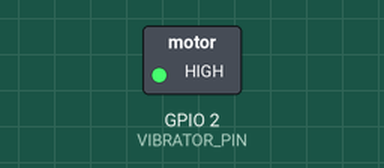
Recording of a sketch running on a simulated ESP32. Parts: switched loads named in the sketch (green lamp = pin HIGH). What the sketch prints to the serial monitor is not drawn.

Above: at 0.1 s.
At 1.1 s:
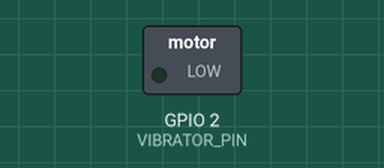
Timing chart, 0 to 2.6 s (numbered marks = the images above):
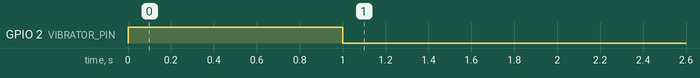

The sketch:

Sender.ino
```cpp
#include <WiFi.h>
#include <esp_wifi.h>

#define VIBRATOR_PIN 2

void setup() {
  Serial.begin(115200);
  pinMode(VIBRATOR_PIN, OUTPUT);

  // Set to Station mode to access the radio hardware
  WiFi.mode(WIFI_STA);
  WiFi.STA.begin();

  uint8_t baseMac[6];
  esp_err_t ret = esp_wifi_get_mac(WIFI_IF_STA, baseMac);

  if (ret == ESP_OK) {
    Serial.println();
    Serial.print("ESP32 Board MAC Address: ");
    Serial.printf("%02x:%02x:%02x:%02x:%02x:%02x\n",
                  baseMac[0], baseMac[1], baseMac[2],
                  baseMac[3], baseMac[4], baseMac[5]);
  } else {
    Serial.println("Failed to read MAC address");

  }
  // Test Active HIGH
  digitalWrite(VIBRATOR_PIN, HIGH);
  delay(1000);
  digitalWrite(VIBRATOR_PIN, LOW);
  delay(1000);
}


void loop() {
  // Empty
}
```
